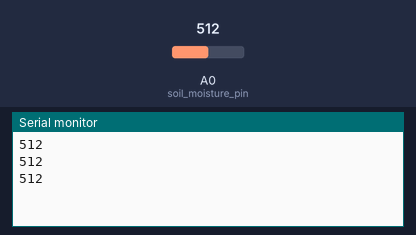
Recording of a sketch running on a simulated Arduino Uno, built with avr-gcc and run on an emulated ATmega328P. Parts: the last lines printed to the serial monitor. The inputs (shaded band) are chosen by the test bench; at power-on: A0 (soil_moisture_pin) = 512.

Above: at 1.3 s.
1.4 s: A0 (soil_moisture_pin) set to 716
At 1.9 s:
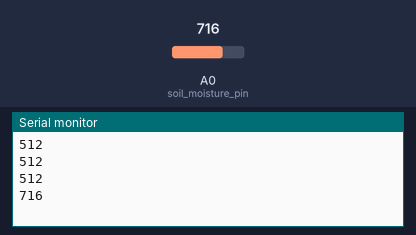
2.9 s: A0 (soil_moisture_pin) set to 900
At 3.4 s:
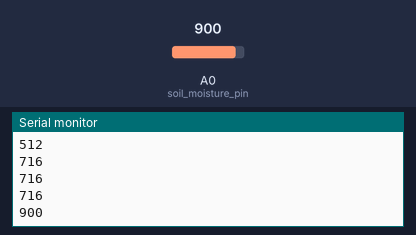
Timing chart, 0 to 5.9 s (numbered marks = the images above; inputs shaded):
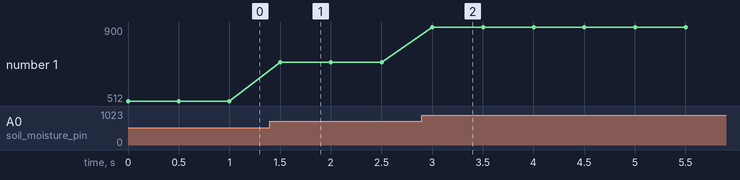

The sketch:

ESP8266_SOILMOISTURE_SM.ino
```cpp
#define soil_moisture_pin A0

void setup() {
  Serial.begin(9600);
}

void loop() {
  Serial.println(analogRead(soil_moisture_pin));
  delay(500);
}
```

Measured:
- after the input at 1.4 s, the serial monitor: prints a new line after 0.10 s (image 1)
- after the input at 2.9 s, the serial monitor: prints a new line after 0.10 s (image 2)
- plotted number 1: 512 → 716 after the input at 1.4 s, 716 → 900 after the input at 2.9 s
